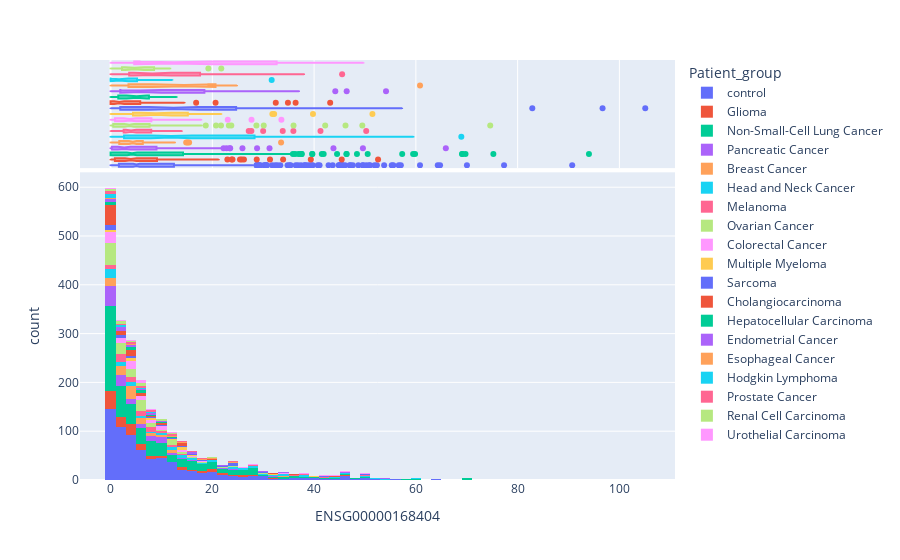

The code cell stored with this chart in its notebook:
### Code cell
fig = px.histogram(df_genes_labels, x=column_gene_name,  color="Patient_group", marginal="box")
fig.show()

### Figure 1 — Plotly figure (JSON) as saved in the notebook; plotly's stock layout.template omitted (floating-point values rounded to 4 significant figures; data arrays with more than 128 entries replaced by an {"elided": "..."} marker saying what was removed)
{"data": [{"alignmentgroup": "True", "bingroup": "x", "hovertemplate": "Patient_group=control<br>ENSG00000168404=%{x}<br>count=%{y}<extra></extra>", "legendgroup": "control", "marker": {"color": "#636efa", "pattern": {"shape": ""}}, "name": "control", "offsetgroup": "control", "orientation": "v", "showlegend": true, "type": "histogram", "x": {"elided": "700 float values"}, "xaxis": "x", "yaxis": "y"}, {"alignmentgroup": "True", "hovertemplate": "Patient_group=control<br>ENSG00000168404=%{x}<extra></extra>", "legendgroup": "control", "marker": {"color": "#636efa"}, "name": "control", "notched": true, "offsetgroup": "control", "showlegend": false, "type": "box", "x": {"elided": "700 float values"}, "xaxis": "x2", "yaxis": "y2"}, {"alignmentgroup": "True", "bingroup": "x", "hovertemplate": "Patient_group=Glioma<br>ENSG00000168404=%{x}<br>count=%{y}<extra></extra>", "legendgroup": "Glioma", "marker": {"color": "#EF553B", "pattern": {"shape": ""}}, "name": "Glioma", "offsetgroup": "Glioma", "orientation": "v", "showlegend": true, "type": "histogram", "x": {"elided": "132 float values"}, "xaxis": "x", "yaxis": "y"}, {"alignmentgroup": "True", "hovertemplate": "Patient_group=Glioma<br>ENSG00000168404=%{x}<extra></extra>", "legendgroup": "Glioma", "marker": {"color": "#EF553B"}, "name": "Glioma", "notched": true, "offsetgroup": "Glioma", "showlegend": false, "type": "box", "x": {"elided": "132 float values"}, "xaxis": "x2", "yaxis": "y2"}, {"alignmentgroup": "True", "bingroup": "x", "hovertemplate": "Patient_group=Non-Small-Cell Lung Cancer<br>ENSG00000168404=%{x}<br>count=%{y}<extra></extra>", "legendgroup": "Non-Small-Cell Lung Cancer", "marker": {"color": "#00cc96", "pattern": {"shape": ""}}, "name": "Non-Small-Cell Lung Cancer", "offsetgroup": "Non-Small-Cell Lung Cancer", "orientation": "v", "showlegend": true, "type": "histogram", "x": {"elided": "521 float values"}, "xaxis": "x", "yaxis": "y"}, {"alignmentgroup": "True", "hovertemplate": "Patient_group=Non-Small-Cell Lung Cancer<br>ENSG00000168404=%{x}<extra></extra>", "legendgroup": "Non-Small-Cell Lung Cancer", "marker": {"color": "#00cc96"}, "name": "Non-Small-Cell Lung Cancer", "notched": true, "offsetgroup": "Non-Small-Cell Lung Cancer", "showlegend": false, "type": "box", "x": {"elided": "521 float values"}, "xaxis": "x2", "yaxis": "y2"}, {"alignmentgroup": "True", "bingroup": "x", "hovertemplate": "Patient_group=Pancreatic Cancer<br>ENSG00000168404=%{x}<br>count=%{y}<extra></extra>", "legendgroup": "Pancreatic Cancer", "marker": {"color": "#ab63fa", "pattern": {"shape": ""}}, "name": "Pancreatic Cancer", "offsetgroup": "Pancreatic Cancer", "orientation": "v", "showlegend": true, "type": "histogram", "x": [0, 9.567, 3.327, 4.5, 1.792, 0, 1.058, 25.92, 22.2, 10.67, 7.385, 0, 9.706, 4.68, 0, 0, 1.964, 0.6471, 8.69, 1.435, 1.336, 0, 0, 0, 10.5, 0, 43.8, 5.553, 8.609, 0, 0, 0.755, 0, 65.89, 2.713, 4.746, 12.1, 6.886, 0, 7.9, 9.188, 13.0, 0, 1.711, 2.312, 10.43, 5.996, 0.2464, 22.14, 0, 9.29, 0.4824, 0, 23.41, 4.698, 2.643, 2.234, 0.2795, 7.133, 0, 0, 2.561, 0.5761, 9.031, 0, 0, 0, 2.071, 14.23, 7.931, 8.542, 0.5498, 6.114, 2.114, 11.54, 6.357, 8.119, 1.757, 1.935, 9.041, 0, 31.24, 3.484, 28.79, 0.5216, 9.024, 2.443, 0, 0, 10.72, 17.61, 1.354, 8.079, 0, 11.38, 2.279, 9.789, 3.939, 2.467, 1.559, 3.128, 7.069, 10.69, 22.8, 16.23, 1.459, 0, 1.106, 0, 23.51, 0.7722, 4.0, 4.451, 6.715, 8.873, 0, 0, 3.958, 0.9287, 2.415, 13.86, 0, 0, 5.065, 49.6, 6.032], "xaxis": "x", "yaxis": "y"}, {"alignmentgroup": "True", "hovertemplate": "Patient_group=Pancreatic Cancer<br>ENSG00000168404=%{x}<extra></extra>", "legendgroup": "Pancreatic Cancer", "marker": {"color": "#ab63fa"}, "name": "Pancreatic Cancer", "notched": true, "offsetgroup": "Pancreatic Cancer", "showlegend": false, "type": "box", "x": [0, 9.567, 3.327, 4.5, 1.792, 0, 1.058, 25.92, 22.2, 10.67, 7.385, 0, 9.706, 4.68, 0, 0, 1.964, 0.6471, 8.69, 1.435, 1.336, 0, 0, 0, 10.5, 0, 43.8, 5.553, 8.609, 0, 0, 0.755, 0, 65.89, 2.713, 4.746, 12.1, 6.886, 0, 7.9, 9.188, 13.0, 0, 1.711, 2.312, 10.43, 5.996, 0.2464, 22.14, 0, 9.29, 0.4824, 0, 23.41, 4.698, 2.643, 2.234, 0.2795, 7.133, 0, 0, 2.561, 0.5761, 9.031, 0, 0, 0, 2.071, 14.23, 7.931, 8.542, 0.5498, 6.114, 2.114, 11.54, 6.357, 8.119, 1.757, 1.935, 9.041, 0, 31.24, 3.484, 28.79, 0.5216, 9.024, 2.443, 0, 0, 10.72, 17.61, 1.354, 8.079, 0, 11.38, 2.279, 9.789, 3.939, 2.467, 1.559, 3.128, 7.069, 10.69, 22.8, 16.23, 1.459, 0, 1.106, 0, 23.51, 0.7722, 4.0, 4.451, 6.715, 8.873, 0, 0, 3.958, 0.9287, 2.415, 13.86, 0, 0, 5.065, 49.6, 6.032], "xaxis": "x2", "yaxis": "y2"}, {"alignmentgroup": "True", "bingroup": "x", "hovertemplate": "Patient_group=Breast Cancer<br>ENSG00000168404=%{x}<br>count=%{y}<extra></extra>", "legendgroup": "Breast Cancer", "marker": {"color": "#FFA15A", "pattern": {"shape": ""}}, "name": "Breast Cancer", "offsetgroup": "Breast Cancer", "orientation": "v", "showlegend": true, "type": "histogram", "x": [0, 4.358, 3.343, 11.66, 0, 9.092, 0, 0, 7.4, 7.041, 4.564, 14.86, 1.373, 1.519, 3.165, 6.556, 3.969, 4.028, 1.533, 2.856, 4.333, 1.753, 9.751, 7.954, 6.697, 11.37, 12.65, 2.47, 5.638, 6.515, 5.872, 2.434, 5.894, 8.182, 2.357, 2.936, 4.75, 10.45, 2.613, 6.285, 4.415, 4.989, 6.469, 6.066, 0, 8.144, 5.792, 1.504, 0, 0, 1.973, 4.111, 4.924, 6.084, 4.035, 4.656, 0.3724, 2.279, 3.639, 33.51, 15.14, 0.3532, 4.596, 0, 1.608, 0, 0, 0, 12.13, 3.423, 4.596, 5.598, 0, 4.467, 1.14, 6.746, 2.736, 0.8397, 4.394, 2.382, 15.43, 4.831, 4.093, 0, 12.06, 0, 4.576, 4.778, 3.967, 2.801, 4.619, 9.847, 5.82], "xaxis": "x", "yaxis": "y"}, {"alignmentgroup": "True", "hovertemplate": "Patient_group=Breast Cancer<br>ENSG00000168404=%{x}<extra></extra>", "legendgroup": "Breast Cancer", "marker": {"color": "#FFA15A"}, "name": "Breast Cancer", "notched": true, "offsetgroup": "Breast Cancer", "showlegend": false, "type": "box", "x": [0, 4.358, 3.343, 11.66, 0, 9.092, 0, 0, 7.4, 7.041, 4.564, 14.86, 1.373, 1.519, 3.165, 6.556, 3.969, 4.028, 1.533, 2.856, 4.333, 1.753, 9.751, 7.954, 6.697, 11.37, 12.65, 2.47, 5.638, 6.515, 5.872, 2.434, 5.894, 8.182, 2.357, 2.936, 4.75, 10.45, 2.613, 6.285, 4.415, 4.989, 6.469, 6.066, 0, 8.144, 5.792, 1.504, 0, 0, 1.973, 4.111, 4.924, 6.084, 4.035, 4.656, 0.3724, 2.279, 3.639, 33.51, 15.14, 0.3532, 4.596, 0, 1.608, 0, 0, 0, 12.13, 3.423, 4.596, 5.598, 0, 4.467, 1.14, 6.746, 2.736, 0.8397, 4.394, 2.382, 15.43, 4.831, 4.093, 0, 12.06, 0, 4.576, 4.778, 3.967, 2.801, 4.619, 9.847, 5.82], "xaxis": "x2", "yaxis": "y2"}, {"alignmentgroup": "True", "bingroup": "x", "hovertemplate": "Patient_group=Head and Neck Cancer<br>ENSG00000168404=%{x}<br>count=%{y}<extra></extra>", "legendgroup": "Head and Neck Cancer", "marker": {"color": "#19d3f3", "pattern": {"shape": ""}}, "name": "Head and Neck Cancer", "offsetgroup": "Head and Neck Cancer", "orientation": "v", "showlegend": true, "type": "histogram", "x": [13.66, 10.02, 11.51, 0, 16.53, 24.07, 6.859, 26.7, 54.73, 36.19, 3.373, 6.646, 38.25, 38.28, 45.17, 15.2, 2.856, 19.33, 0.8244, 25.82, 33.74, 44.0, 34.13, 8.524, 31.88, 59.52, 42.89, 45.95, 24.95, 38.09, 28.2, 15.4, 3.405, 49.0, 51.72, 53.45, 68.93, 50.53, 30.71, 34.45, 28.57, 30.6, 28.06, 24.41, 8.768, 43.61, 0.7589, 0, 11.07, 9.444, 0.7586, 0, 17.37, 11.9, 6.669, 13.58, 15.29, 12.32, 12.15, 2.48, 2.122, 13.42, 0, 14.79, 9.083, 10.1, 19.84, 4.495, 34.28, 0, 2.522, 6.233, 4.996, 4.352, 2.226, 0, 7.949, 13.49, 2.593, 3.335, 11.56, 13.22, 19.02, 0, 25.55, 0, 0, 2.038, 0, 0, 3.718, 4.321, 0, 32.81, 9.84, 0, 0, 1.892, 12.2, 0, 2.678], "xaxis": "x", "yaxis": "y"}, {"alignmentgroup": "True", "hovertemplate": "Patient_group=Head and Neck Cancer<br>ENSG00000168404=%{x}<extra></extra>", "legendgroup": "Head and Neck Cancer", "marker": {"color": "#19d3f3"}, "name": "Head and Neck Cancer", "notched": true, "offsetgroup": "Head and Neck Cancer", "showlegend": false, "type": "box", "x": [13.66, 10.02, 11.51, 0, 16.53, 24.07, 6.859, 26.7, 54.73, 36.19, 3.373, 6.646, 38.25, 38.28, 45.17, 15.2, 2.856, 19.33, 0.8244, 25.82, 33.74, 44.0, 34.13, 8.524, 31.88, 59.52, 42.89, 45.95, 24.95, 38.09, 28.2, 15.4, 3.405, 49.0, 51.72, 53.45, 68.93, 50.53, 30.71, 34.45, 28.57, 30.6, 28.06, 24.41, 8.768, 43.61, 0.7589, 0, 11.07, 9.444, 0.7586, 0, 17.37, 11.9, 6.669, 13.58, 15.29, 12.32, 12.15, 2.48, 2.122, 13.42, 0, 14.79, 9.083, 10.1, 19.84, 4.495, 34.28, 0, 2.522, 6.233, 4.996, 4.352, 2.226, 0, 7.949, 13.49, 2.593, 3.335, 11.56, 13.22, 19.02, 0, 25.55, 0, 0, 2.038, 0, 0, 3.718, 4.321, 0, 32.81, 9.84, 0, 0, 1.892, 12.2, 0, 2.678], "xaxis": "x2", "yaxis": "y2"}, {"alignmentgroup": "True", "bingroup": "x", "hovertemplate": "Patient_group=Melanoma<br>ENSG00000168404=%{x}<br>count=%{y}<extra></extra>", "legendgroup": "Melanoma", "marker": {"color": "#FF6692", "pattern": {"shape": ""}}, "name": "Melanoma", "offsetgroup": "Melanoma", "orientation": "v", "showlegend": true, "type": "histogram", "x": [33.84, 0.3928, 2.889, 0.8112, 2.485, 1.085, 5.478, 2.828, 3.061, 0.5439, 2.399, 2.705, 5.75, 4.055, 8.725, 7.296, 2.824, 0.47, 2.697, 2.67, 8.067, 0.529, 3.928, 5.774, 2.898, 0, 3.677, 5.123, 3.705, 9.471, 7.214, 6.425, 11.42, 2.805, 5.144, 0.5479, 2.113, 1.152, 10.67, 0, 7.564, 12.22, 4.007, 6.14, 29.99, 3.322, 0, 5.145, 7.912, 27.15, 35.93, 2.42, 1.91, 8.084, 3.02, 9.408, 5.733, 7.101, 41.26, 1.296, 27.68, 3.821, 11.55, 5.72, 7.144, 50.24, 3.473, 14.01], "xaxis": "x", "yaxis": "y"}, {"alignmentgroup": "True", "hovertemplate": "Patient_group=Melanoma<br>ENSG00000168404=%{x}<extra></extra>", "legendgroup": "Melanoma", "marker": {"color": "#FF6692"}, "name": "Melanoma", "notched": true, "offsetgroup": "Melanoma", "showlegend": false, "type": "box", "x": [33.84, 0.3928, 2.889, 0.8112, 2.485, 1.085, 5.478, 2.828, 3.061, 0.5439, 2.399, 2.705, 5.75, 4.055, 8.725, 7.296, 2.824, 0.47, 2.697, 2.67, 8.067, 0.529, 3.928, 5.774, 2.898, 0, 3.677, 5.123, 3.705, 9.471, 7.214, 6.425, 11.42, 2.805, 5.144, 0.5479, 2.113, 1.152, 10.67, 0, 7.564, 12.22, 4.007, 6.14, 29.99, 3.322, 0, 5.145, 7.912, 27.15, 35.93, 2.42, 1.91, 8.084, 3.02, 9.408, 5.733, 7.101, 41.26, 1.296, 27.68, 3.821, 11.55, 5.72, 7.144, 50.24, 3.473, 14.01], "xaxis": "x2", "yaxis": "y2"}, {"alignmentgroup": "True", "bingroup": "x", "hovertemplate": "Patient_group=Ovarian Cancer<br>ENSG00000168404=%{x}<br>count=%{y}<extra></extra>", "legendgroup": "Ovarian Cancer", "marker": {"color": "#B6E880", "pattern": {"shape": ""}}, "name": "Ovarian Cancer", "offsetgroup": "Ovarian Cancer", "orientation": "v", "showlegend": true, "type": "histogram", "x": {"elided": "144 float values"}, "xaxis": "x", "yaxis": "y"}, {"alignmentgroup": "True", "hovertemplate": "Patient_group=Ovarian Cancer<br>ENSG00000168404=%{x}<extra></extra>", "legendgroup": "Ovarian Cancer", "marker": {"color": "#B6E880"}, "name": "Ovarian Cancer", "notched": true, "offsetgroup": "Ovarian Cancer", "showlegend": false, "type": "box", "x": {"elided": "144 float values"}, "xaxis": "x2", "yaxis": "y2"}, {"alignmentgroup": "True", "bingroup": "x", "hovertemplate": "Patient_group=Colorectal Cancer<br>ENSG00000168404=%{x}<br>count=%{y}<extra></extra>", "legendgroup": "Colorectal Cancer", "marker": {"color": "#FF97FF", "pattern": {"shape": ""}}, "name": "Colorectal Cancer", "offsetgroup": "Colorectal Cancer", "orientation": "v", "showlegend": true, "type": "histogram", "x": [2.661, 4.194, 7.46, 0, 3.066, 7.875, 4.893, 3.384, 0, 1.044, 12.12, 13.9, 3.51, 1.465, 8.693, 0.6117, 1.403, 0.5708, 1.097, 0, 0, 5.803, 0, 1.887, 14.41, 9.227, 15.83, 17.82, 14.07, 9.921, 0, 33.57, 6.143, 0.912, 3.118, 0, 0.6731, 0, 0, 9.801, 5.217, 0.7863, 0, 0, 1.713, 4.753, 16.64, 2.466, 0, 5.911, 27.7, 6.268, 8.465, 0.911, 9.287, 0, 0, 7.103, 8.992, 3.765, 9.55, 4.439, 4.178, 10.41, 1.073, 5.553, 4.749, 23.03, 4.021, 2.451, 3.817, 3.665, 3.692, 3.608, 1.9, 15.36, 5.926, 10.97, 5.003, 0, 0.4012, 1.817, 0.7245, 5.546, 7.714], "xaxis": "x", "yaxis": "y"}, {"alignmentgroup": "True", "hovertemplate": "Patient_group=Colorectal Cancer<br>ENSG00000168404=%{x}<extra></extra>", "legendgroup": "Colorectal Cancer", "marker": {"color": "#FF97FF"}, "name": "Colorectal Cancer", "notched": true, "offsetgroup": "Colorectal Cancer", "showlegend": false, "type": "box", "x": [2.661, 4.194, 7.46, 0, 3.066, 7.875, 4.893, 3.384, 0, 1.044, 12.12, 13.9, 3.51, 1.465, 8.693, 0.6117, 1.403, 0.5708, 1.097, 0, 0, 5.803, 0, 1.887, 14.41, 9.227, 15.83, 17.82, 14.07, 9.921, 0, 33.57, 6.143, 0.912, 3.118, 0, 0.6731, 0, 0, 9.801, 5.217, 0.7863, 0, 0, 1.713, 4.753, 16.64, 2.466, 0, 5.911, 27.7, 6.268, 8.465, 0.911, 9.287, 0, 0, 7.103, 8.992, 3.765, 9.55, 4.439, 4.178, 10.41, 1.073, 5.553, 4.749, 23.03, 4.021, 2.451, 3.817, 3.665, 3.692, 3.608, 1.9, 15.36, 5.926, 10.97, 5.003, 0, 0.4012, 1.817, 0.7245, 5.546, 7.714], "xaxis": "x2", "yaxis": "y2"}, {"alignmentgroup": "True", "bingroup": "x", "hovertemplate": "Patient_group=Multiple Myeloma<br>ENSG00000168404=%{x}<br>count=%{y}<extra></extra>", "legendgroup": "Multiple Myeloma", "marker": {"color": "#FECB52", "pattern": {"shape": ""}}, "name": "Multiple Myeloma", "offsetgroup": "Multiple Myeloma", "orientation": "v", "showlegend": true, "type": "histogram", "x": [13.31, 3.972, 0, 4.951, 8.402, 17.28, 39.78, 3.392, 13.69, 8.36, 14.12, 4.608, 31.8, 21.75, 8.506, 15.65, 15.54, 0, 13.61, 11.11, 0.7342, 0, 4.349, 8.952, 51.46, 3.208, 5.324, 8.195, 13.69, 13.23, 32.15], "xaxis": "x", "yaxis": "y"}, {"alignmentgroup": "True", "hovertemplate": "Patient_group=Multiple Myeloma<br>ENSG00000168404=%{x}<extra></extra>", "legendgroup": "Multiple Myeloma", "marker": {"color": "#FECB52"}, "name": "Multiple Myeloma", "notched": true, "offsetgroup": "Multiple Myeloma", "showlegend": false, "type": "box", "x": [13.31, 3.972, 0, 4.951, 8.402, 17.28, 39.78, 3.392, 13.69, 8.36, 14.12, 4.608, 31.8, 21.75, 8.506, 15.65, 15.54, 0, 13.61, 11.11, 0.7342, 0, 4.349, 8.952, 51.46, 3.208, 5.324, 8.195, 13.69, 13.23, 32.15], "xaxis": "x2", "yaxis": "y2"}, {"alignmentgroup": "True", "bingroup": "x", "hovertemplate": "Patient_group=Sarcoma<br>ENSG00000168404=%{x}<br>count=%{y}<extra></extra>", "legendgroup": "Sarcoma", "marker": {"color": "#636efa", "pattern": {"shape": ""}}, "name": "Sarcoma", "offsetgroup": "Sarcoma", "orientation": "v", "showlegend": true, "type": "histogram", "x": [57.29, 15.42, 23.6, 19.39, 0, 30.4, 82.88, 12.82, 17.51, 11.01, 3.696, 32.6, 0, 0, 23.04, 0, 0, 96.69, 105.1, 0, 0, 0, 0, 4.798, 0, 3.304, 7.618, 0, 41.04, 24.59, 4.159, 24.95, 22.99, 49.79, 26.15, 3.309, 24.13, 12.41, 1.301, 30.75, 2.116, 14.0, 9.593, 3.753, 14.67, 1.365, 42.3, 29.48, 10.35, 13.14, 18.63, 2.088, 2.684], "xaxis": "x", "yaxis": "y"}, {"alignmentgroup": "True", "hovertemplate": "Patient_group=Sarcoma<br>ENSG00000168404=%{x}<extra></extra>", "legendgroup": "Sarcoma", "marker": {"color": "#636efa"}, "name": "Sarcoma", "notched": true, "offsetgroup": "Sarcoma", "showlegend": false, "type": "box", "x": [57.29, 15.42, 23.6, 19.39, 0, 30.4, 82.88, 12.82, 17.51, 11.01, 3.696, 32.6, 0, 0, 23.04, 0, 0, 96.69, 105.1, 0, 0, 0, 0, 4.798, 0, 3.304, 7.618, 0, 41.04, 24.59, 4.159, 24.95, 22.99, 49.79, 26.15, 3.309, 24.13, 12.41, 1.301, 30.75, 2.116, 14.0, 9.593, 3.753, 14.67, 1.365, 42.3, 29.48, 10.35, 13.14, 18.63, 2.088, 2.684], "xaxis": "x2", "yaxis": "y2"}, {"alignmentgroup": "True", "bingroup": "x", "hovertemplate": "Patient_group=Cholangiocarcinoma<br>ENSG00000168404=%{x}<br>count=%{y}<extra></extra>", "legendgroup": "Cholangiocarcinoma", "marker": {"color": "#EF553B", "pattern": {"shape": ""}}, "name": "Cholangiocarcinoma", "offsetgroup": "Cholangiocarcinoma", "orientation": "v", "showlegend": true, "type": "histogram", "x": [5.53, 4.933, 0, 20.64, 0, 0, 3.556, 13.46, 0, 36.37, 3.579, 7.672, 0, 13.13, 0, 0, 0, 3.565, 10.46, 0, 43.16, 13.17, 6.4, 0, 10.53, 0, 2.184, 5.644, 3.423, 14.37, 3.892, 0, 32.47, 34.86, 0, 1.693, 4.074, 2.145, 0, 0, 2.48, 2.104, 10.69, 4.746, 1.548, 0.3207, 3.993, 0.7616, 0, 6.902, 10.38, 16.82, 0, 9.357, 0, 0.7881, 0, 0, 0, 0, 0, 0, 0, 0, 1.751, 1.016, 0, 0.4503, 0, 7.489, 0.8064, 1.925, 3.762, 0, 3.446, 0, 0.6949, 0, 14.53, 0.4104, 5.1, 8.932, 0, 3.427, 0], "xaxis": "x", "yaxis": "y"}, {"alignmentgroup": "True", "hovertemplate": "Patient_group=Cholangiocarcinoma<br>ENSG00000168404=%{x}<extra></extra>", "legendgroup": "Cholangiocarcinoma", "marker": {"color": "#EF553B"}, "name": "Cholangiocarcinoma", "notched": true, "offsetgroup": "Cholangiocarcinoma", "showlegend": false, "type": "box", "x": [5.53, 4.933, 0, 20.64, 0, 0, 3.556, 13.46, 0, 36.37, 3.579, 7.672, 0, 13.13, 0, 0, 0, 3.565, 10.46, 0, 43.16, 13.17, 6.4, 0, 10.53, 0, 2.184, 5.644, 3.423, 14.37, 3.892, 0, 32.47, 34.86, 0, 1.693, 4.074, 2.145, 0, 0, 2.48, 2.104, 10.69, 4.746, 1.548, 0.3207, 3.993, 0.7616, 0, 6.902, 10.38, 16.82, 0, 9.357, 0, 0.7881, 0, 0, 0, 0, 0, 0, 0, 0, 1.751, 1.016, 0, 0.4503, 0, 7.489, 0.8064, 1.925, 3.762, 0, 3.446, 0, 0.6949, 0, 14.53, 0.4104, 5.1, 8.932, 0, 3.427, 0], "xaxis": "x2", "yaxis": "y2"}, {"alignmentgroup": "True", "bingroup": "x", "hovertemplate": "Patient_group=Hepatocellular Carcinoma<br>ENSG00000168404=%{x}<br>count=%{y}<extra></extra>", "legendgroup": "Hepatocellular Carcinoma", "marker": {"color": "#00cc96", "pattern": {"shape": ""}}, "name": "Hepatocellular Carcinoma", "offsetgroup": "Hepatocellular Carcinoma", "orientation": "v", "showlegend": true, "type": "histogram", "x": [4.32, 12.98, 0, 5.866, 0, 5.135, 5.887, 10.6, 5.157, 0, 3.271, 11.73, 12.83, 3.571, 8.09, 8.772, 5.5, 4.212, 3.074, 0.998, 0, 0.1103, 5.368], "xaxis": "x", "yaxis": "y"}, {"alignmentgroup": "True", "hovertemplate": "Patient_group=Hepatocellular Carcinoma<br>ENSG00000168404=%{x}<extra></extra>", "legendgroup": "Hepatocellular Carcinoma", "marker": {"color": "#00cc96"}, "name": "Hepatocellular Carcinoma", "notched": true, "offsetgroup": "Hepatocellular Carcinoma", "showlegend": false, "type": "box", "x": [4.32, 12.98, 0, 5.866, 0, 5.135, 5.887, 10.6, 5.157, 0, 3.271, 11.73, 12.83, 3.571, 8.09, 8.772, 5.5, 4.212, 3.074, 0.998, 0, 0.1103, 5.368], "xaxis": "x2", "yaxis": "y2"}, {"alignmentgroup": "True", "bingroup": "x", "hovertemplate": "Patient_group=Endometrial Cancer<br>ENSG00000168404=%{x}<br>count=%{y}<extra></extra>", "legendgroup": "Endometrial Cancer", "marker": {"color": "#ab63fa", "pattern": {"shape": ""}}, "name": "Endometrial Cancer", "offsetgroup": "Endometrial Cancer", "orientation": "v", "showlegend": true, "type": "histogram", "x": [0, 22.7, 44.17, 3.929, 21.29, 34.35, 10.73, 0, 14.51, 54.14, 29.38, 18.95, 0, 0, 46.4, 7.903, 15.09, 3.173, 1.624, 0, 4.96, 1.777, 0, 7.436, 8.369, 23.97, 37.02, 2.738, 4.318, 2.659, 10.11, 5.165, 16.92, 0, 2.423, 16.26, 5.858, 1.802, 2.303], "xaxis": "x", "yaxis": "y"}, {"alignmentgroup": "True", "hovertemplate": "Patient_group=Endometrial Cancer<br>ENSG00000168404=%{x}<extra></extra>", "legendgroup": "Endometrial Cancer", "marker": {"color": "#ab63fa"}, "name": "Endometrial Cancer", "notched": true, "offsetgroup": "Endometrial Cancer", "showlegend": false, "type": "box", "x": [0, 22.7, 44.17, 3.929, 21.29, 34.35, 10.73, 0, 14.51, 54.14, 29.38, 18.95, 0, 0, 46.4, 7.903, 15.09, 3.173, 1.624, 0, 4.96, 1.777, 0, 7.436, 8.369, 23.97, 37.02, 2.738, 4.318, 2.659, 10.11, 5.165, 16.92, 0, 2.423, 16.26, 5.858, 1.802, 2.303], "xaxis": "x2", "yaxis": "y2"}, {"alignmentgroup": "True", "bingroup": "x", "hovertemplate": "Patient_group=Esophageal Cancer<br>ENSG00000168404=%{x}<br>count=%{y}<extra></extra>", "legendgroup": "Esophageal Cancer", "marker": {"color": "#FFA15A", "pattern": {"shape": ""}}, "name": "Esophageal Cancer", "offsetgroup": "Esophageal Cancer", "orientation": "v", "showlegend": true, "type": "histogram", "x": [2.195, 24.84, 14.45, 19.26, 17.24, 9.887, 60.82, 14.86, 19.13, 19.59, 0, 0, 12.29, 3.282, 4.24], "xaxis": "x", "yaxis": "y"}, {"alignmentgroup": "True", "hovertemplate": "Patient_group=Esophageal Cancer<br>ENSG00000168404=%{x}<extra></extra>", "legendgroup": "Esophageal Cancer", "marker": {"color": "#FFA15A"}, "name": "Esophageal Cancer", "notched": true, "offsetgroup": "Esophageal Cancer", "showlegend": false, "type": "box", "x": [2.195, 24.84, 14.45, 19.26, 17.24, 9.887, 60.82, 14.86, 19.13, 19.59, 0, 0, 12.29, 3.282, 4.24], "xaxis": "x2", "yaxis": "y2"}, {"alignmentgroup": "True", "bingroup": "x", "hovertemplate": "Patient_group=Hodgkin Lymphoma<br>ENSG00000168404=%{x}<br>count=%{y}<extra></extra>", "legendgroup": "Hodgkin Lymphoma", "marker": {"color": "#19d3f3", "pattern": {"shape": ""}}, "name": "Hodgkin Lymphoma", "offsetgroup": "Hodgkin Lymphoma", "orientation": "v", "showlegend": true, "type": "histogram", "x": [5.043, 1.265, 0.4019, 8.65, 0, 2.659, 31.66, 0, 0, 0, 0, 0, 0, 8.005, 5.1, 12.14, 5.311, 0.8671, 2.071, 4.361], "xaxis": "x", "yaxis": "y"}, {"alignmentgroup": "True", "hovertemplate": "Patient_group=Hodgkin Lymphoma<br>ENSG00000168404=%{x}<extra></extra>", "legendgroup": "Hodgkin Lymphoma", "marker": {"color": "#19d3f3"}, "name": "Hodgkin Lymphoma", "notched": true, "offsetgroup": "Hodgkin Lymphoma", "showlegend": false, "type": "box", "x": [5.043, 1.265, 0.4019, 8.65, 0, 2.659, 31.66, 0, 0, 0, 0, 0, 0, 8.005, 5.1, 12.14, 5.311, 0.8671, 2.071, 4.361], "xaxis": "x2", "yaxis": "y2"}, {"alignmentgroup": "True", "bingroup": "x", "hovertemplate": "Patient_group=Prostate Cancer<br>ENSG00000168404=%{x}<br>count=%{y}<extra></extra>", "legendgroup": "Prostate Cancer", "marker": {"color": "#FF6692", "pattern": {"shape": ""}}, "name": "Prostate Cancer", "offsetgroup": "Prostate Cancer", "orientation": "v", "showlegend": true, "type": "histogram", "x": [5.326, 6.656, 8.207, 11.6, 4.267, 45.5, 2.911, 4.093, 37.45, 34.24, 24.39, 0, 15.58, 17.95, 12.21, 7.125, 0.1453, 8.467, 5.968, 12.75, 23.52, 1.011, 5.987, 38.02, 0, 18.8, 1.432, 13.74, 0.9158, 13.78, 16.51, 3.511, 0, 29.88, 7.497], "xaxis": "x", "yaxis": "y"}, {"alignmentgroup": "True", "hovertemplate": "Patient_group=Prostate Cancer<br>ENSG00000168404=%{x}<extra></extra>", "legendgroup": "Prostate Cancer", "marker": {"color": "#FF6692"}, "name": "Prostate Cancer", "notched": true, "offsetgroup": "Prostate Cancer", "showlegend": false, "type": "box", "x": [5.326, 6.656, 8.207, 11.6, 4.267, 45.5, 2.911, 4.093, 37.45, 34.24, 24.39, 0, 15.58, 17.95, 12.21, 7.125, 0.1453, 8.467, 5.968, 12.75, 23.52, 1.011, 5.987, 38.02, 0, 18.8, 1.432, 13.74, 0.9158, 13.78, 16.51, 3.511, 0, 29.88, 7.497], "xaxis": "x2", "yaxis": "y2"}, {"alignmentgroup": "True", "bingroup": "x", "hovertemplate": "Patient_group=Renal Cell Carcinoma<br>ENSG00000168404=%{x}<br>count=%{y}<extra></extra>", "legendgroup": "Renal Cell Carcinoma", "marker": {"color": "#B6E880", "pattern": {"shape": ""}}, "name": "Renal Cell Carcinoma", "offsetgroup": "Renal Cell Carcinoma", "orientation": "v", "showlegend": true, "type": "histogram", "x": [21.76, 10.59, 9.564, 1.378, 0, 0.9687, 5.166, 2.615, 11.55, 6.025, 5.594, 19.22, 5.339, 11.73, 1.987, 0.8325, 3.567, 2.517, 6.509, 4.272, 0, 7.542, 3.937, 2.658, 9.865, 5.596, 0, 2.628], "xaxis": "x", "yaxis": "y"}, {"alignmentgroup": "True", "hovertemplate": "Patient_group=Renal Cell Carcinoma<br>ENSG00000168404=%{x}<extra></extra>", "legendgroup": "Renal Cell Carcinoma", "marker": {"color": "#B6E880"}, "name": "Renal Cell Carcinoma", "notched": true, "offsetgroup": "Renal Cell Carcinoma", "showlegend": false, "type": "box", "x": [21.76, 10.59, 9.564, 1.378, 0, 0.9687, 5.166, 2.615, 11.55, 6.025, 5.594, 19.22, 5.339, 11.73, 1.987, 0.8325, 3.567, 2.517, 6.509, 4.272, 0, 7.542, 3.937, 2.658, 9.865, 5.596, 0, 2.628], "xaxis": "x2", "yaxis": "y2"}, {"alignmentgroup": "True", "bingroup": "x", "hovertemplate": "Patient_group=Urothelial Carcinoma<br>ENSG00000168404=%{x}<br>count=%{y}<extra></extra>", "legendgroup": "Urothelial Carcinoma", "marker": {"color": "#FF97FF", "pattern": {"shape": ""}}, "name": "Urothelial Carcinoma", "offsetgroup": "Urothelial Carcinoma", "orientation": "v", "showlegend": true, "type": "histogram", "x": [3.274, 41.13, 49.44, 0, 8.793, 0, 1.416, 1.888, 12.63, 17.53, 38.0, 6.889, 45.89, 6.267, 49.71, 6.628, 12.27, 9.046, 5.097, 43.79, 26.96, 3.765, 27.27, 15.06, 6.497, 20.81, 26.87, 44.92], "xaxis": "x", "yaxis": "y"}, {"alignmentgroup": "True", "hovertemplate": "Patient_group=Urothelial Carcinoma<br>ENSG00000168404=%{x}<extra></extra>", "legendgroup": "Urothelial Carcinoma", "marker": {"color": "#FF97FF"}, "name": "Urothelial Carcinoma", "notched": true, "offsetgroup": "Urothelial Carcinoma", "showlegend": false, "type": "box", "x": [3.274, 41.13, 49.44, 0, 8.793, 0, 1.416, 1.888, 12.63, 17.53, 38.0, 6.889, 45.89, 6.267, 49.71, 6.628, 12.27, 9.046, 5.097, 43.79, 26.96, 3.765, 27.27, 15.06, 6.497, 20.81, 26.87, 44.92], "xaxis": "x2", "yaxis": "y2"}], "layout": {"barmode": "relative", "legend": {"title": {"text": "Patient_group"}, "tracegroupgap": 0}, "margin": {"t": 60}, "xaxis": {"anchor": "y", "domain": [0, 1], "title": {"text": "ENSG00000168404"}}, "xaxis2": {"anchor": "y2", "domain": [0, 1], "matches": "x", "showgrid": true, "showticklabels": false}, "yaxis": {"anchor": "x", "domain": [0, 0.7326], "title": {"text": "count"}}, "yaxis2": {"anchor": "x2", "domain": [0.7426, 1], "matches": "y2", "showgrid": false, "showline": false, "showticklabels": false, "ticks": ""}}}
